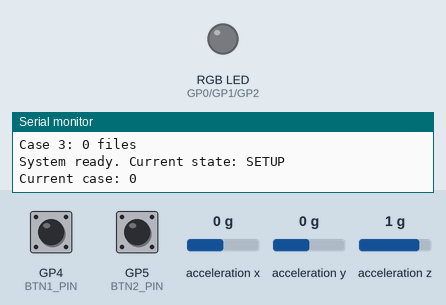
The sketch below on a simulated Raspberry Pi Pico. Shown: an RGB LED mixed from three pins (HIGH = lit), the last lines printed to the serial monitor. Wiring (inferred from the names in the program): MPU-6050 motion sensor at I2C address 0x68. The test bench sets the inputs (shaded band); at power-on: GP4 (BTN1_PIN) HIGH, GP5 (BTN2_PIN) HIGH, acceleration x 0 g, acceleration y 0 g, acceleration z 1 g. Storage starts empty.

Above: at 10.3 s.
10.4 s: GP4 (BTN1_PIN) pulled LOW for 0.15 s
At 11.5 s:
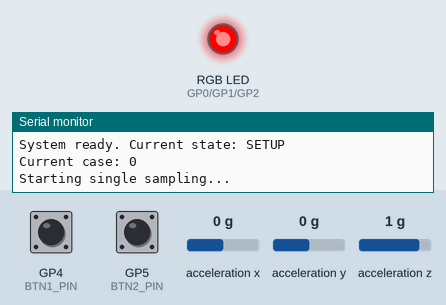
13.5 s: GP5 (BTN2_PIN) pulled LOW for 0.15 s
At 15.0 s:
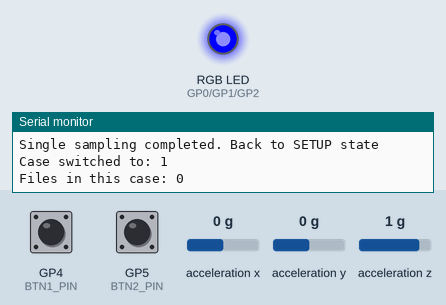
15.5 s: GP4 (BTN1_PIN) pulled LOW for 0.15 s
At 16.7 s:
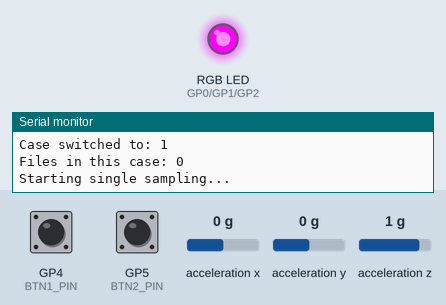
18.6 s: GP4 (BTN1_PIN) pulled LOW for 1 s
At 21.4 s:
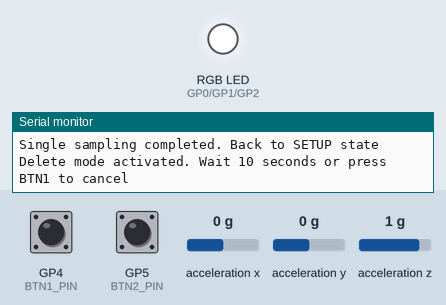
Timing chart, 0 to 31.5 s (numbered marks = the images above; inputs shaded):
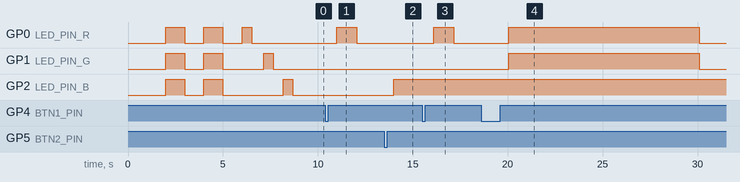

The sketch:

CollectData.ino
```cpp
#include <Button2.h>
#include <Wire.h>
#include <SPI.h>
#include <SD.h>

// GPIO 定義 / GPIO definitions
#define LED_PIN_R 0   // 紅色 LED 腳位 / Red LED pin
#define LED_PIN_G 1   // 綠色 LED 腳位 / Green LED pin
#define LED_PIN_B 2   // 藍色 LED 腳位 / Blue LED pin
#define BTN1_PIN 4  // 錄製按鈕（短按啟動）/ Record button (short press)
#define BTN2_PIN 5  // 模式按鈕（切換案例）/ Mode button (switch case)

// SD 卡腳位 / SD card pin map
#define CS_PIN 9   // SD 卡晶片選擇 / SD card chip select
#define SCK_PIN 10  // SD 卡 SPI 時脈 / SD card SPI clock
#define MOSI_PIN 11 // SD 卡 MOSI / SD card MOSI
#define MISO_PIN 12 // SD 卡 MISO / SD card MISO
// MPU6050 I2C 位址 / MPU6050 I2C address
const int MPU = 0x68;

// 按鈕物件 / Button instances
Button2 btn1;
Button2 btn2;

// 系統狀態宣告 / System state enum
// 系統狀態機制 / System state machine
enum SystemState {
  STATE_SETUP,     // 設定狀態 / Setup state
  STATE_RUNNING    // 運行狀態 / Running state
};

// 取樣模式列舉 / Sampling modes
enum SamplingMode {
  MODE_IDLE,           // 閒置 / Idle
  MODE_SINGLE,         // 單次採樣 / Single capture
  MODE_CONTINUOUS,     // 連續採樣 / Continuous capture
  MODE_DELETE_PENDING  // 準備刪除 / Delete countdown
};

// 全域變數 / Global variables
volatile SystemState currentState = STATE_SETUP;
volatile SamplingMode samplingMode = MODE_IDLE;
volatile int caseNumber = 0;
volatile bool dataReady = false;
volatile bool stopContinuous = false;
volatile bool cancelDelete = false;
volatile int sampleIndex = 0;

// 資料陣列 3軸 * 1000點
float imuSamples[3][1000];  // IMU 取樣緩衝（3 軸 × 1000 筆）/ IMU sample buffer (3 axes × 1000 samples)

// 時間相關
unsigned long sampleStartTime = 0;
unsigned long deleteStartTime = 0;
unsigned long lastSampleTime = 0;

// 檔案計數 - 追蹤每個case的檔案數量
int caseFileCounts[4] = {0, 0, 0, 0};  // 案例檔案計數（case0-case3）/ File count per case (case0-case3)

// Core1變數
volatile bool core1Ready = false;

// 初始化主核心與外設 / Initialize main core and peripherals
void setup() {
  Serial.begin(115200);
  delay(2000);

  // 初始化GPIO
  pinMode(LED_PIN_R, OUTPUT);
  pinMode(LED_PIN_G, OUTPUT);
  pinMode(LED_PIN_B, OUTPUT);

  // 關閉所有LED
  digitalWrite(LED_PIN_R, LOW);
  digitalWrite(LED_PIN_G, LOW);
  digitalWrite(LED_PIN_B, LOW);

  Serial.println("System Initializing...");

  // 開機RGB閃爍兩次 (1秒亮/1秒滅)
  for(int i = 0; i < 2; i++) {
    digitalWrite(LED_PIN_R, HIGH);
    digitalWrite(LED_PIN_G, HIGH);
    digitalWrite(LED_PIN_B, HIGH);
    delay(1000);
    digitalWrite(LED_PIN_R, LOW);
    digitalWrite(LED_PIN_G, LOW);
    digitalWrite(LED_PIN_B, LOW);
    delay(1000);
  }

  // 初始化SD卡
  Serial.println("Initializing SD card...");
  SPI1.setRX(MISO_PIN);
  SPI1.setTX(MOSI_PIN);
  SPI1.setSCK(SCK_PIN);

  if (SD.begin(CS_PIN, SPI1)) {
    Serial.println("SD card initialized successfully");
    // 成功閃爍R燈 (0.5秒亮/0.5秒滅)
    digitalWrite(LED_PIN_R, HIGH);
    delay(500);
    digitalWrite(LED_PIN_R, LOW);
    delay(500);
  } else {
    Serial.println("SD card initialization failed");
    while(1) {
      digitalWrite(LED_PIN_R, HIGH);
      delay(200);
      digitalWrite(LED_PIN_R, LOW);
      delay(200);
    }
  }

  // 初始化MPU6050
  Serial.println("Initializing MPU6050...");
  Wire1.setSDA(14);
  Wire1.setSCL(15);
  Wire1.begin();
  Wire1.setClock(400000);

  initMPU6050();

  // 成功閃爍G燈 (0.5秒亮/0.5秒滅)
  digitalWrite(LED_PIN_G, HIGH);
  delay(500);
  digitalWrite(LED_PIN_G, LOW);
  delay(500);

  // 初始化所有case的檔案計數
  initializeCaseFileCounts();

  // 顯示開機狀態
  bool hasOldFiles = hasAnyOldFiles();
  if (!hasOldFiles) {
    // 沒有舊檔案，閃爍B燈一次 (0.5秒亮/0.5秒滅)
    digitalWrite(LED_PIN_B, HIGH);
    delay(500);
    digitalWrite(LED_PIN_B, LOW);
    delay(500);
  } else {
    // 有舊檔案，閃爍B燈三次 (0.8秒亮/0.2秒滅)
    for(int i = 0; i < 3; i++) {
      digitalWrite(LED_PIN_B, HIGH);
      delay(800);
      digitalWrite(LED_PIN_B, LOW);
      delay(200);
    }
  }

  // 初始化按鈕
  btn1.begin(BTN1_PIN);
  btn1.setDebounceTime(50);
  btn1.setLongClickTime(1000);
  btn1.setDoubleClickTime(400);

  btn2.begin(BTN2_PIN);
  btn2.setDebounceTime(50);

  // BTN1事件處理
  btn1.setClickHandler(handleBtn1SingleClick);
  btn1.setDoubleClickHandler(handleBtn1DoubleClick);
  btn1.setLongClickHandler(handleBtn1LongClick);

  // BTN2事件處理
  btn2.setClickHandler(handleBtn2SingleClick);

  // 更新case LED顯示
  updateCaseLED();

  Serial.println("System ready. Current state: SETUP");
  Serial.println("Current case: 0");
}

// 初始化第二核心（Core1） / Initialize secondary core (Core1)
void setup1() {
  // Core1初始化
  delay(3000);
  core1Ready = true;
}

// Core0 主迴圈：按鍵與狀態管理 / Core0 loop: button & state management
void loop() {
  // Core0 - 主控制邏輯
  btn1.loop();
  btn2.loop();

  // 處理刪除倒數計時
  if (samplingMode == MODE_DELETE_PENDING && currentState == STATE_RUNNING) {
    if (millis() - deleteStartTime >= 10000 && !cancelDelete) {
      // 執行刪除
      deleteCurrentCaseFiles();
      digitalWrite(LED_PIN_R, LOW);
      digitalWrite(LED_PIN_G, LOW);
      digitalWrite(LED_PIN_B, LOW);
      currentState = STATE_SETUP;
      samplingMode = MODE_IDLE;
      updateCaseLED();
      Serial.println("Deletion completed. Back to SETUP state");
    } else if (cancelDelete) {
      // 取消刪除
      digitalWrite(LED_PIN_R, LOW);
      digitalWrite(LED_PIN_G, LOW);
      digitalWrite(LED_PIN_B, LOW);
      currentState = STATE_SETUP;
      samplingMode = MODE_IDLE;
      cancelDelete = false;
      updateCaseLED();
      Serial.println("Deletion cancelled. Back to SETUP state");
    }
  }

  // 處理資料寫入
  if (dataReady && sampleIndex >= 1000) {
    writeDataToSD();
    dataReady = false;
    sampleIndex = 0;

    if (samplingMode == MODE_SINGLE) {
      // 單次採樣 / Single capture完成
      digitalWrite(LED_PIN_R, LOW);
      currentState = STATE_SETUP;
      samplingMode = MODE_IDLE;
      updateCaseLED();
      Serial.println("Single sampling completed. Back to SETUP state");
    } else if (samplingMode == MODE_CONTINUOUS) {
      if (stopContinuous) {
        // 連續採樣 / Continuous capture停止
        digitalWrite(LED_PIN_R, LOW);
        currentState = STATE_SETUP;
        samplingMode = MODE_IDLE;
        stopContinuous = false;
        updateCaseLED();
        Serial.println("Continuous sampling stopped. Back to SETUP state");
      }
      // 如果沒有停止訊號，繼續採樣下一批資料
    }
  }
}

// Core1 監控旗標並寫入資料 / Core1 monitors flags and writes data
void loop1() {
  // Core1 - 資料採樣
  if (!core1Ready) return;

  if ((samplingMode == MODE_SINGLE || samplingMode == MODE_CONTINUOUS) &&
      currentState == STATE_RUNNING) {

    unsigned long currentTime = millis();

    // 1kHz採樣率
    if (currentTime - lastSampleTime >= 1) {
      lastSampleTime = currentTime;

      if (sampleIndex < 1000) {
        // 讀取MPU6050資料
        float accX, accY, accZ;
        readAcceleration(accX, accY, accZ);

        // 儲存到陣列
        imuSamples[0][sampleIndex] = accX;
        imuSamples[1][sampleIndex] = accY;
        imuSamples[2][sampleIndex] = accZ;

        sampleIndex++;

        // 採樣滿1000點
        if (sampleIndex >= 1000) {
          dataReady = true;
        }
      }
    }
  }
}

// 按鈕事件處理函式
// Btn1 單擊：啟動單次取樣 / Btn1 single click: start single capture
void handleBtn1SingleClick(Button2 &b) {
  if (currentState == STATE_SETUP) {
    // 開始單次採樣
    Serial.println("Starting single sampling...");
    currentState = STATE_RUNNING;
    samplingMode = MODE_SINGLE;
    sampleIndex = 0;
    dataReady = false;
    sampleStartTime = millis();
    lastSampleTime = millis();

    // 亮R燈，保持case LED
    digitalWrite(LED_PIN_R, HIGH);
    digitalWrite(LED_PIN_G, (caseNumber & 0x02) ? HIGH : LOW);
    digitalWrite(LED_PIN_B, (caseNumber & 0x01) ? HIGH : LOW);
  } else if (currentState == STATE_RUNNING && samplingMode == MODE_CONTINUOUS) {
    // 停止連續採樣
    stopContinuous = true;
    Serial.println("Stopping continuous sampling...");
  } else if (samplingMode == MODE_DELETE_PENDING) {
    // 取消刪除
    cancelDelete = true;
    Serial.println("Delete cancelled");
  }
}

// Btn1 雙擊：切換案例編號 / Btn1 double click: switch case index
void handleBtn1DoubleClick(Button2 &b) {
  if (currentState == STATE_SETUP) {
    // 開始連續採樣
    Serial.println("Starting continuous sampling...");
    currentState = STATE_RUNNING;
    samplingMode = MODE_CONTINUOUS;
    sampleIndex = 0;
    dataReady = false;
    stopContinuous = false;
    sampleStartTime = millis();
    lastSampleTime = millis();

    // 亮R燈，保持case LED
    digitalWrite(LED_PIN_R, HIGH);
    digitalWrite(LED_PIN_G, (caseNumber & 0x02) ? HIGH : LOW);
    digitalWrite(LED_PIN_B, (caseNumber & 0x01) ? HIGH : LOW);
  }
}

// Btn1 長按：排程刪除資料 / Btn1 long press: schedule deletion
void handleBtn1LongClick(Button2 &b) {
  if (currentState == STATE_SETUP) {
    // 準備刪除 / Delete countdown
    Serial.println("Delete mode activated. Wait 10 seconds or press BTN1 to cancel");
    currentState = STATE_RUNNING;
    samplingMode = MODE_DELETE_PENDING;
    deleteStartTime = millis();
    cancelDelete = false;

    // RGB全亮
    digitalWrite(LED_PIN_R, HIGH);
    digitalWrite(LED_PIN_G, HIGH);
    digitalWrite(LED_PIN_B, HIGH);
  }
}

// Btn2 單擊：切換連續取樣 / Btn2 single click: toggle continuous mode
void handleBtn2SingleClick(Button2 &b) {
  if (currentState == STATE_SETUP) {
    // 切換case編號
    caseNumber = (caseNumber + 1) % 4;
    updateCaseLED();
    Serial.print("Case switched to: ");
    Serial.println(caseNumber);
    Serial.print("Files in this case: ");
    Serial.println(caseFileCounts[caseNumber]);
  }
}

// 更新case LED顯示
// 依案例顯示 RGB LED / Update RGB LED based on case index
void updateCaseLED() {
  if (currentState != STATE_SETUP) return;

  digitalWrite(LED_PIN_R, LOW);
  // LED_PIN_G = bit1, LED_PIN_B = bit0
  digitalWrite(LED_PIN_G, (caseNumber & 0x02) ? HIGH : LOW);
  digitalWrite(LED_PIN_B, (caseNumber & 0x01) ? HIGH : LOW);
}

// 初始化MPU6050
// 初始化 MPU6050 與量測範圍 / Initialize MPU6050 and measurement range
void initMPU6050() {
  writeRegister(0x6B, 0x00);  // 喚醒
  delay(100);
  writeRegister(0x1C, 0x00);  // ±2g
  delay(10);
  writeRegister(0x1B, 0x00);  // ±250°/s
  delay(10);
  writeRegister(0x19, 0x00);  // 1kHz
  delay(10);
  writeRegister(0x1A, 0x00);  // 關閉DLPF
  delay(10);
  Serial.println("MPU6050 initialized successfully");
}

// 寫入 MPU6050 暫存器 / Write MPU6050 register
void writeRegister(uint8_t reg, uint8_t value) {
  Wire1.beginTransmission(MPU);
  Wire1.write(reg);
  Wire1.write(value);
  Wire1.endTransmission();
}

// 讀取三軸加速度資料 / Read tri-axis acceleration
void readAcceleration(float &accX, float &accY, float &accZ) {
  Wire1.beginTransmission(MPU);
  Wire1.write(0x3B);
  Wire1.endTransmission(false);
  Wire1.requestFrom(MPU, 6, true);

  if (Wire1.available() >= 6) {
    int16_t rawX = (Wire1.read() << 8) | Wire1.read();
    int16_t rawY = (Wire1.read() << 8) | Wire1.read();
    int16_t rawZ = (Wire1.read() << 8) | Wire1.read();

    accX = rawX / 16384.0;
    accY = rawY / 16384.0;
    accZ = rawZ / 16384.0;
  }
}

// 初始化所有case的檔案計數
// 掃描 SD 卡統計案例檔案 / Scan SD card for case counts
void initializeCaseFileCounts() {
  File root = SD.open("/");

  // 重置計數
  for(int i = 0; i < 4; i++) {
    caseFileCounts[i] = 0;
  }

  while (true) {
    File entry = root.openNextFile();
    if (!entry) break;

    String filename = entry.name();
    entry.close();

    // 解析檔名格式：caseX.sampleY.csv
    if (filename.startsWith("case") && filename.endsWith(".csv")) {
      // 提取case編號
      int caseNumEnd = filename.indexOf('.', 4);
      if (caseNumEnd > 4) {
        String caseNumStr = filename.substring(4, caseNumEnd);
        int caseNum = caseNumStr.toInt();

        if (caseNum >= 0 && caseNum < 4) {
          // 提取sample編號
          int sampleStart = filename.indexOf("sample");
          if (sampleStart > 0) {
            int sampleNumStart = sampleStart + 6;
            int sampleNumEnd = filename.indexOf('.', sampleNumStart);
            if (sampleNumEnd > sampleNumStart) {
              String sampleNumStr = filename.substring(sampleNumStart, sampleNumEnd);
              int sampleNum = sampleNumStr.toInt();

              // 更新該case的最大sample編號
              if (sampleNum > caseFileCounts[caseNum]) {
                caseFileCounts[caseNum] = sampleNum;
              }
            }
          }
        }
      }
    }
  }
  root.close();

  // 輸出掃描結果
  Serial.println("File count scan results:");
  for(int i = 0; i < 4; i++) {
    Serial.print("Case ");
    Serial.print(i);
    Serial.print(": ");
    Serial.print(caseFileCounts[i]);
    Serial.println(" files");
  }
}

// 檢查是否有任何舊檔案
bool hasAnyOldFiles() {
  for(int i = 0; i < 4; i++) {
    if (caseFileCounts[i] > 0) {
      return true;
    }
  }
  return false;
}

// 寫入資料到SD卡
// 將緩衝資料寫入 SD 卡 / Flush buffered samples to SD card
void writeDataToSD() {
  // 直接使用記憶體中的計數，並遞增
  caseFileCounts[caseNumber]++;
  String filename = "case" + String(caseNumber) + ".sample" + String(caseFileCounts[caseNumber]) + ".csv";

  File dataFile = SD.open(filename, FILE_WRITE);
  if (dataFile) {
    // 寫入標題
    dataFile.println("timestamp,signal_x,signal_y,signal_z");

    // 寫入資料
    for (int i = 0; i < 1000; i++) {
      dataFile.print(i);
      dataFile.print(".0,");
      dataFile.print(imuSamples[0][i], 3);
      dataFile.print(",");
      dataFile.print(imuSamples[1][i], 3);
      dataFile.print(",");
      dataFile.println(imuSamples[2][i], 3);
    }

    dataFile.close();
    Serial.print("Data saved to: ");
    Serial.println(filename);
  } else {
    // 存檔失敗，恢復計數
    caseFileCounts[caseNumber]--;
    Serial.println("Error writing to SD card");
    // 錯誤時R燈閃爍
    for(int i = 0; i < 5; i++) {
      digitalWrite(LED_PIN_R, HIGH);
      delay(100);
      digitalWrite(LED_PIN_R, LOW);
      delay(100);
    }
  }
}

// 刪除當前case的所有檔案
// 刪除目前案例所有檔案 / Delete all files for current case
void deleteCurrentCaseFiles() {
  File root = SD.open("/");
  String prefix = "case" + String(caseNumber) + ".sample";
  int deletedCount = 0;

  while (true) {
    File entry = root.openNextFile();
    if (!entry) break;

    String filename = entry.name();
    entry.close();

    if (filename.startsWith(prefix) && filename.endsWith(".csv")) {
      SD.remove(filename);
      deletedCount++;
      Serial.print("Deleted: ");
      Serial.println(filename);
    }
  }
  root.close();

  // 重置該case的檔案計數
  caseFileCounts[caseNumber] = 0;

  Serial.print("Total files deleted: ");
  Serial.println(deletedCount);
}
```

Measured:
- after the input at 10.4 s, GP0 (LED_PIN_R): LOW → HIGH after 0.60 s, → LOW 1.1 s later
- after the input at 13.5 s, GP2 (LED_PIN_B): LOW → HIGH after 0.50 s
- after the input at 15.5 s, GP0 (LED_PIN_R): LOW → HIGH after 0.60 s, → LOW 1.1 s later
- after the input at 18.6 s, GP0 (LED_PIN_R), GP1 (LED_PIN_G): LOW → HIGH after 1.5 s, → LOW 10.0 s later
